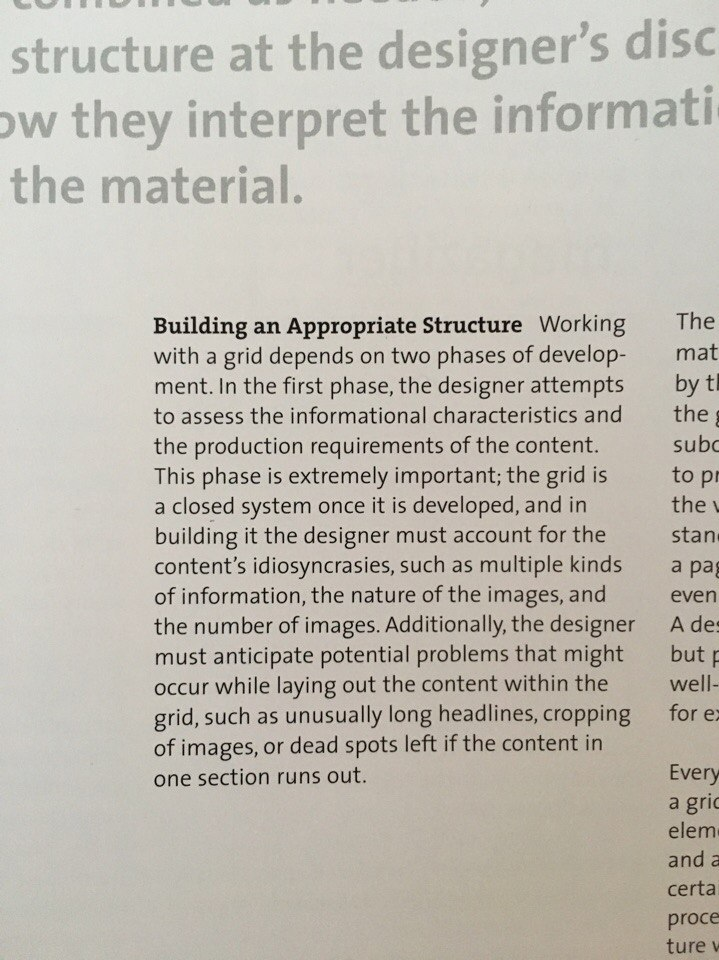
#> input picture 1.jpg, 719 x 960 px
$ python -i doc2text.py   (imports and definitions only)
#> lines starting #> are read from the running program, lines starting #| are printed output that depends on the picture; after the words box and inside, x2 and y2 are one past the last pixel; in counts of white or black regions, pixels touching at a corner belong together
#> further down, picture is the input picture: shape (960, 719, 3); mean B, G, R 178.9, 188, 192.4
# coding=utf-8

import os
import traceback
import sys

import cv2
import numpy as np
from PIL import Image
from scipy.ndimage.filters import rank_filter
#import pytesseract


class Page(object):
    # [42 lines left out: functions __init__, crop, deskew, extract_text, save, not called in this run]


def auto_canny(image, sigma=0.33):
#> called with sigma = 0.33
    v = np.median(image)
#> v = 195
    lower = int(max(0, (1.0 - sigma) * v))
#> lower = 130
    upper = int(min(255, (1.0 + sigma) * v))
#> upper = 255
    edged = cv2.Canny(image, lower, upper, True)
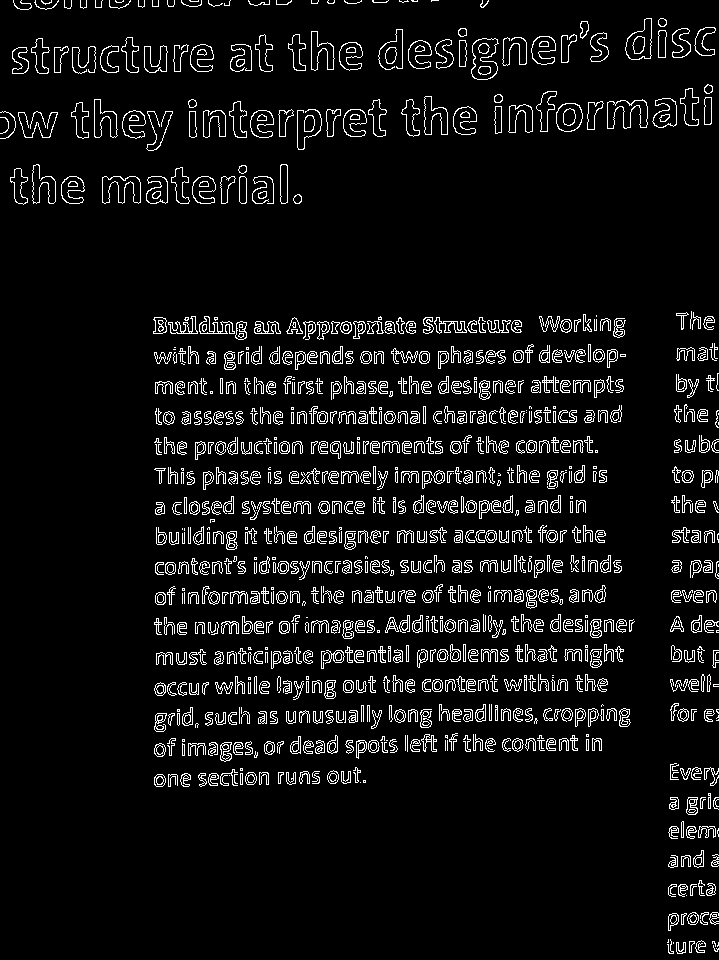
#> edged: shape (960, 719); 6.8% white in thin lines or dots
    return edged


def dilate(image, kernel, iterations):
    dilated_image = cv2.dilate(image, kernel, iterations=iterations)
    return dilated_image


# [69 lines left out: functions downscale_image, find_components, find_likely_rectangles, make_box, rect_union, not called in this run]


def rect_area(crop):
    x1, y1, x2, y2 = crop
    return max(0, x2 - x1) * max(0, y2 - y1)


# [86 lines left out: functions crop_image, reduce_noise_raw, reduce_noise_edges, rects_are_vertical, find_final_crop, process_image, not called in this run]


def rad_to_deg(theta):
    return theta * 180 / np.pi


# [8 lines left out: function rotate, not called in this run]


def estimate_skew(image):
    edges = auto_canny(image)
    lines = cv2.HoughLines(edges, 1, np.pi / 90, 200)
#> lines = [[562, 1.57], [622, 1.57], [631, 1.57]]
    new = edges.copy()

    thetas = []

    for line in lines:
        for rho, theta in line:
            a = np.cos(theta)
            b = np.sin(theta)
            x0 = a * rho
            y0 = b * rho
            x1 = int(x0 + 1000 * (-b))
            y1 = int(y0 + 1000 * (a))
            x2 = int(x0 - 1000 * (-b))
            y2 = int(y0 - 1000 * (a))
            if theta > np.pi / 3 and theta < np.pi * 2 / 3:
                thetas.append(theta)
                new = cv2.line(new, (x1, y1), (x2, y2), (255, 255, 255), 1)
#> this loop made 3 passes
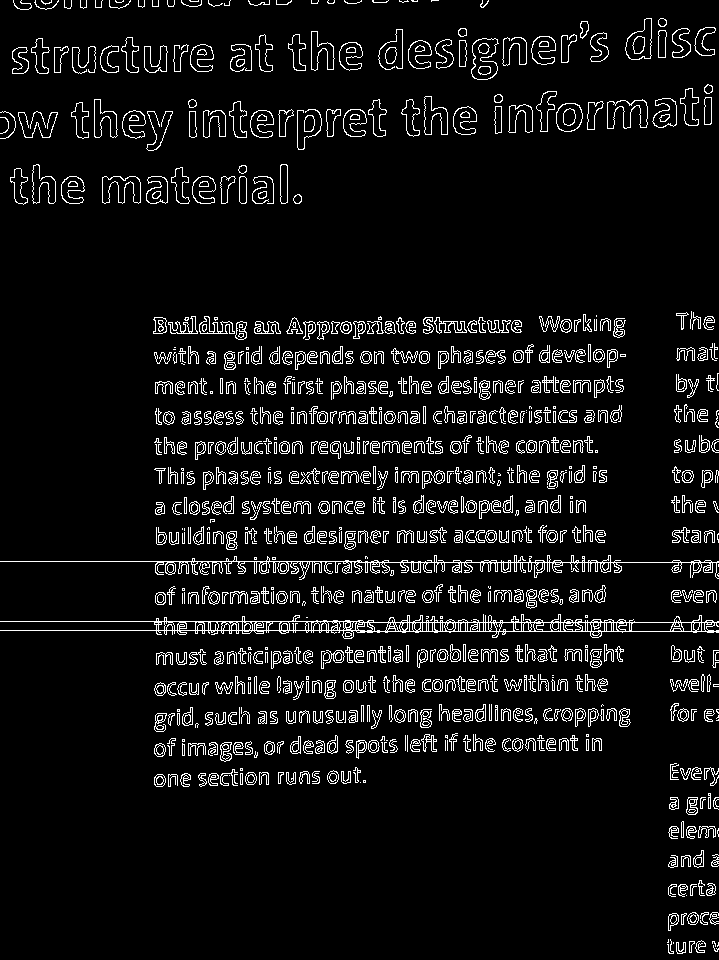
#> new: shape (960, 719); 7.1% white in thin lines or dots
#> after the loop, thetas = [1.57, 1.57, 1.57]

    theta_mean = np.mean(thetas)
#> theta_mean = 1.57
    theta = rad_to_deg(theta_mean) if len(thetas) > 0 else 0
#> theta = 90

    return theta


def compute_skew(theta):
    # We assume a perfectly aligned page has lines at theta = 90 deg
#> called with theta = 90
    diff = 90 - theta
#> diff = -2.5e-06

    # We want to reverse the difference.
    return -diff


def process_skewed_crop(image):
    theta = compute_skew(estimate_skew(image))
#> theta = 2.5e-06
#> (the run stopped early here; a loop or call above may not have finished)

$ run again, on 10.jpg
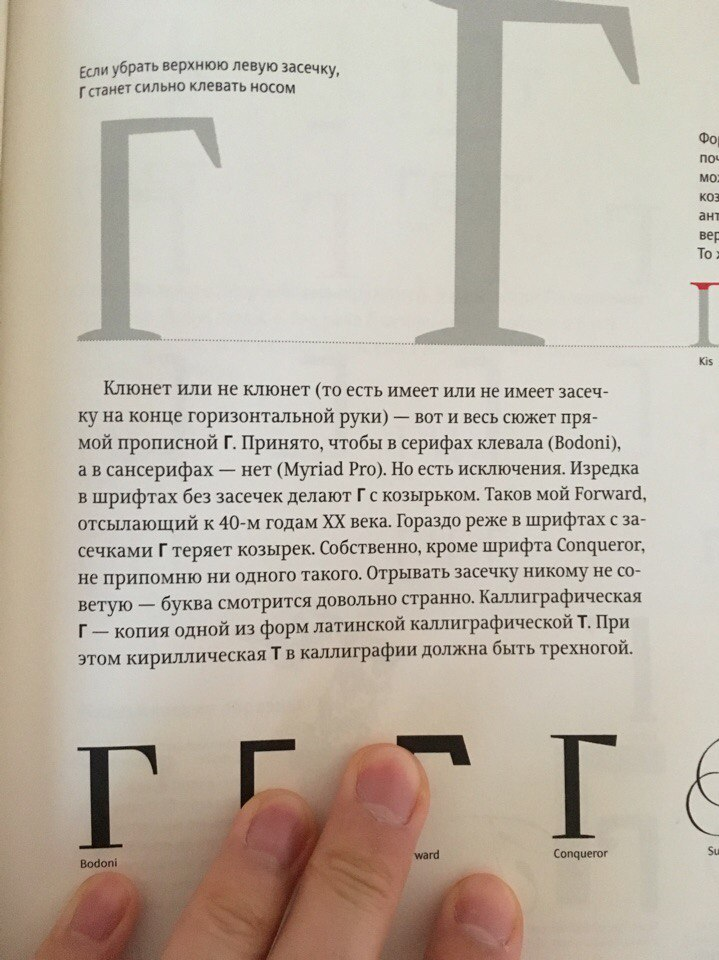
#> input picture 10.jpg, 719 x 960 px
#> picture is the input picture: shape (960, 719, 3); mean B, G, R 169, 181.6, 191.2
#> v = 198
#> lower = 132
#> upper = 255
#> in auto_canny, `edged = cv2.Canny(image, lower, upper, True)`:
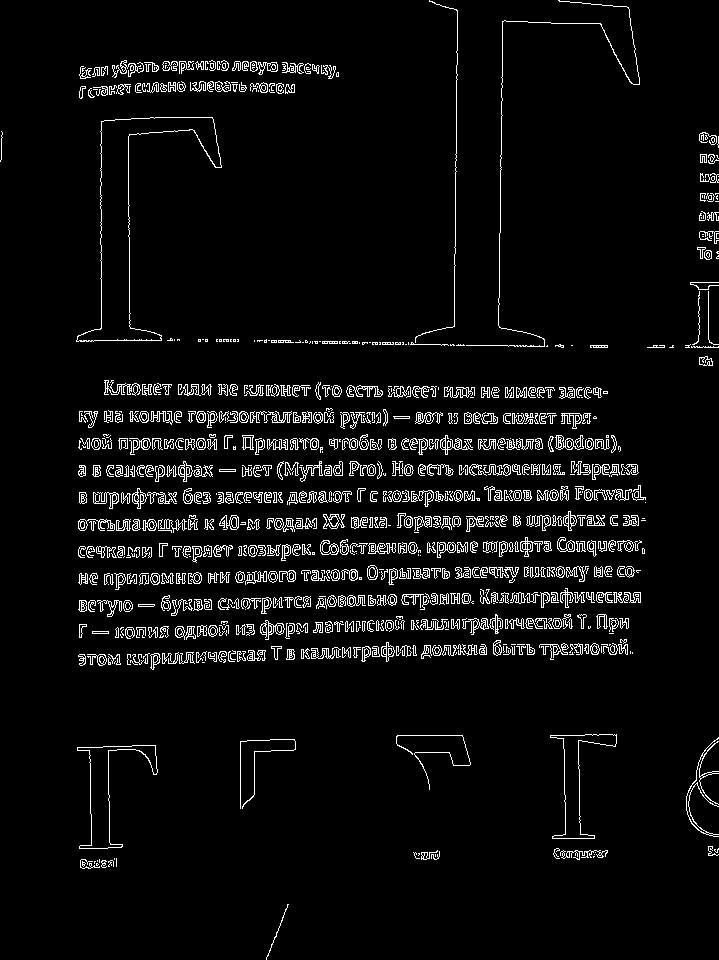
#> edged: shape (960, 719); 5.1% white in thin lines or dots
#> lines = 27 rows, first 8: [654, 1.57], [439, 1.57], [447, 1.57], [494, 1.57], [474, 1.57], [602, 1.57], [467, 1.57], [600, 1.57]
#> the loop in estimate_skew, `for line in lines:` made 27 passes
#> after the loop in estimate_skew, `for line in lines:`:
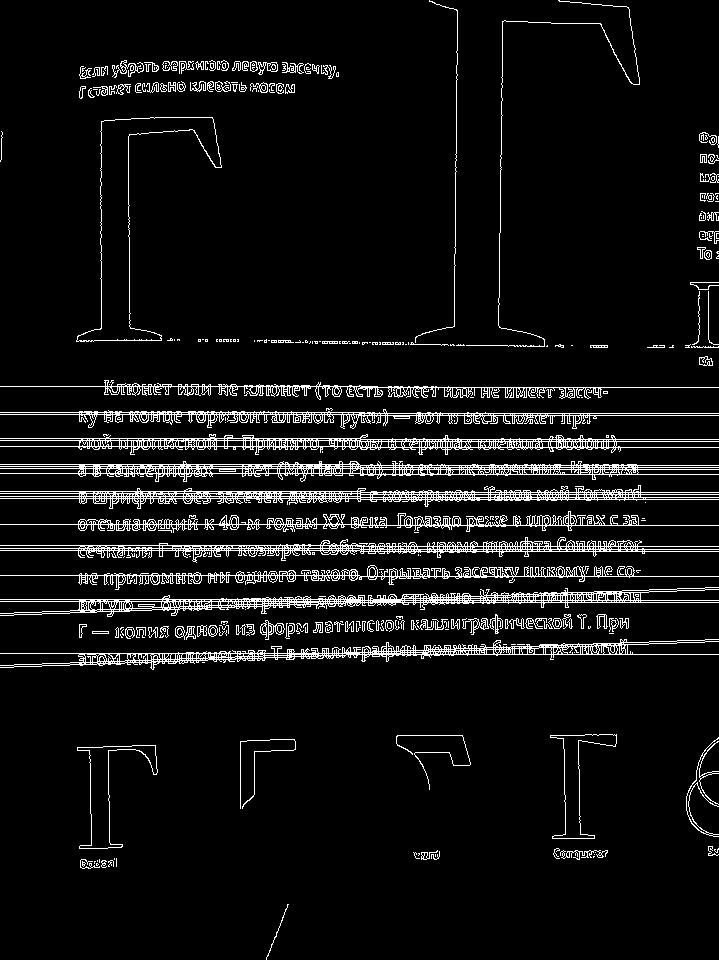
#> new: shape (960, 719); 7% white in thin lines or dots
#> after the loop in estimate_skew, `for line in lines:`: thetas = 26 values, max 1.57 at index 0, min 1.54 at index 16, mean 1.57
#> theta_mean = 1.57
#> in estimate_skew, `theta = rad_to_deg(theta_mean) if len(thetas) > 0 else 0`: theta = 89.69
#> diff = 0.308
#> in process_skewed_crop, `theta = compute_skew(estimate_skew(image))`: theta = -0.308

$ run again, on 2.jpg
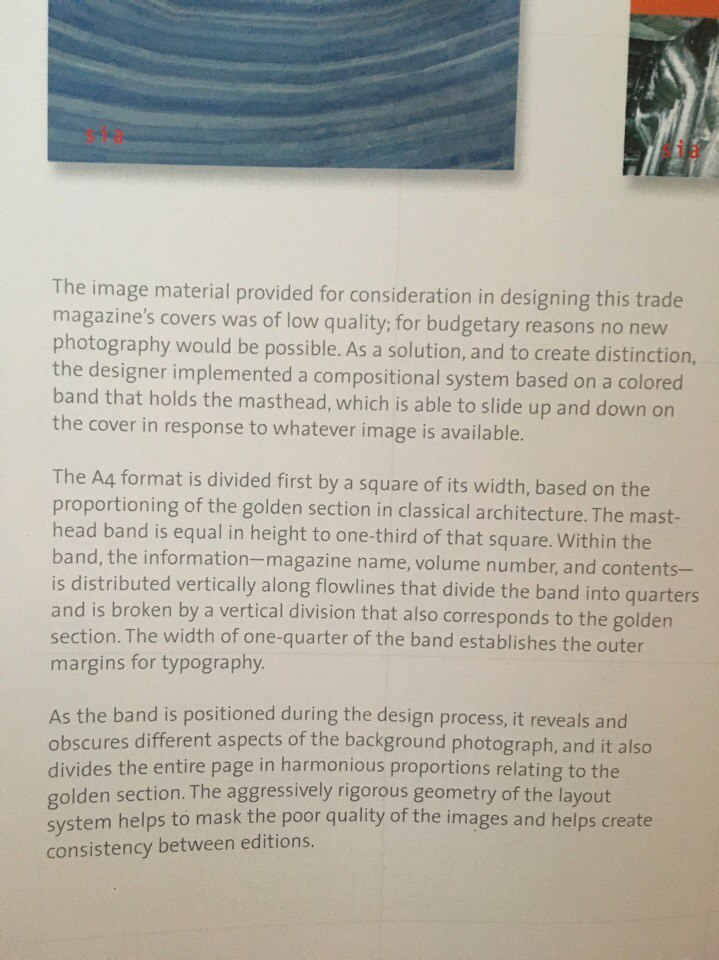
#> input picture 2.jpg, 719 x 960 px
#> picture is the input picture: shape (960, 719, 3); mean B, G, R 162.8, 173.9, 177.9
#> v = 182
#> lower = 121
#> upper = 242
#> in auto_canny, `edged = cv2.Canny(image, lower, upper, True)`:
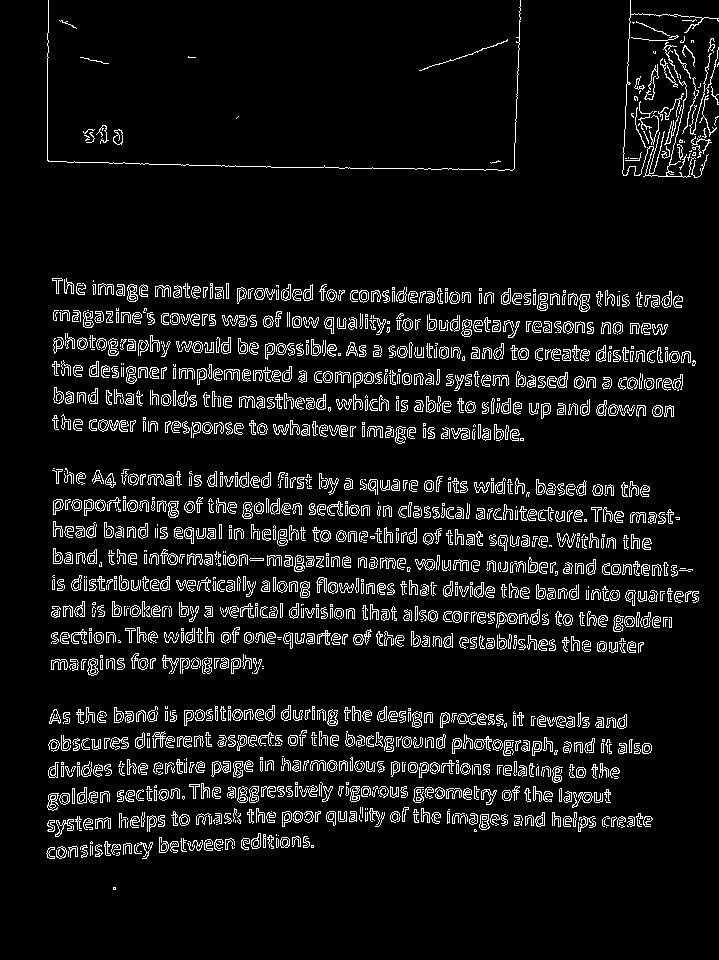
#> edged: shape (960, 719); 7.9% white in thin lines or dots, all inside (x1, y1, x2, y2) = (46, 0, 719, 890)
#> lines = 32 rows, first 8: [364, 1.61], [280, 1.61], [337, 1.61], [577, 1.61], [616, 1.57], [549, 1.61], [745, 1.57], [390, 1.61]
#> the loop in estimate_skew, `for line in lines:` made 32 passes
#> after the loop in estimate_skew, `for line in lines:`:
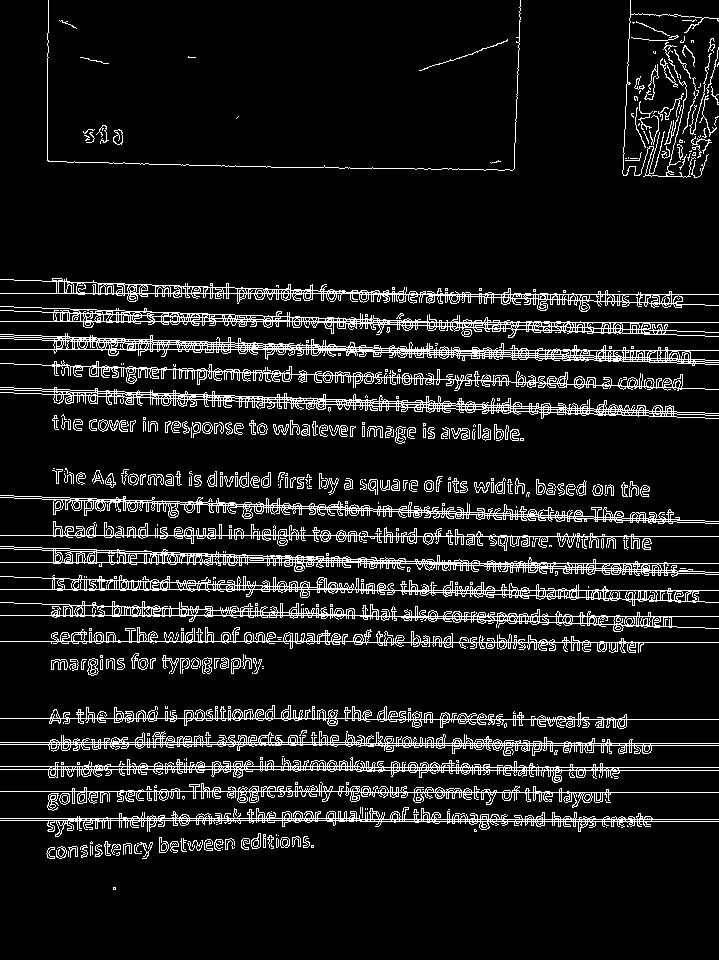
#> new: shape (960, 719); 10.3% white in thin lines or dots
#> after the loop in estimate_skew, `for line in lines:`: thetas = 32 values, max 1.61 at index 0, min 1.57 at index 4, mean 1.59
#> theta_mean = 1.59
#> in estimate_skew, `theta = rad_to_deg(theta_mean) if len(thetas) > 0 else 0`: theta = 91
#> diff = -1
#> in process_skewed_crop, `theta = compute_skew(estimate_skew(image))`: theta = 1

$ run again, on 3.jpg
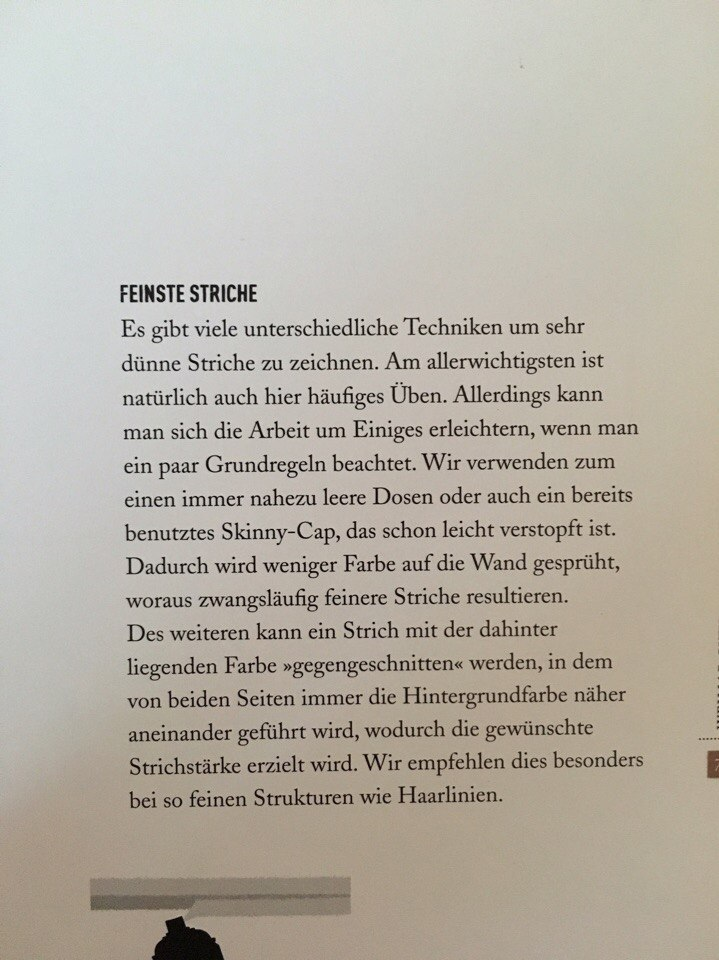
#> input picture 3.jpg, 719 x 960 px
#> picture is the input picture: shape (960, 719, 3); mean B, G, R 167.7, 178, 183.6
#> v = 184
#> lower = 123
#> upper = 244
#> in auto_canny, `edged = cv2.Canny(image, lower, upper, True)`:
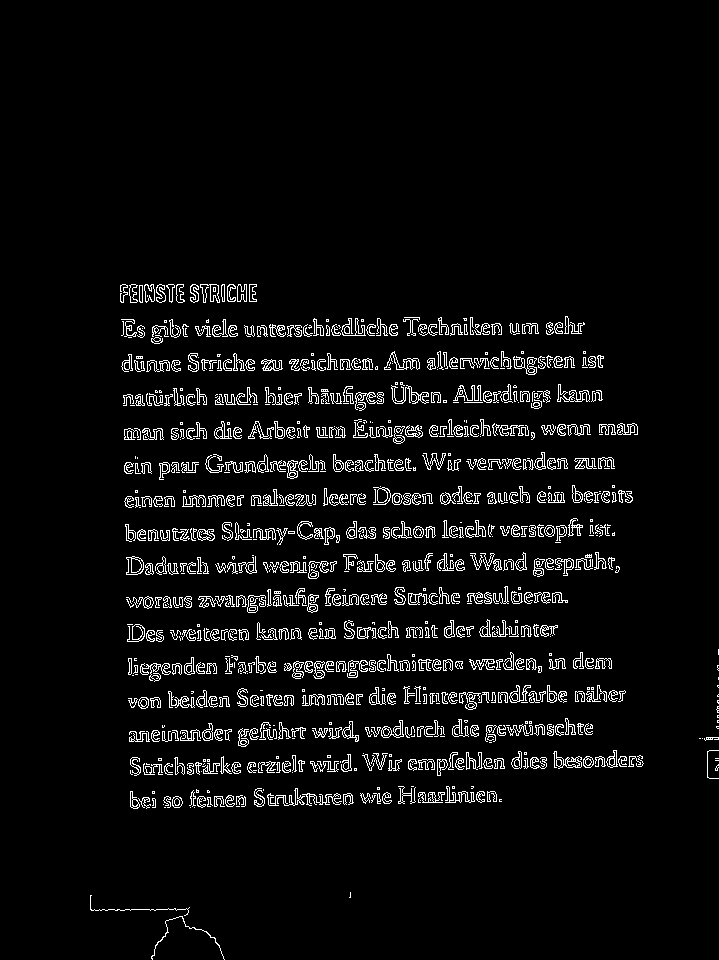
#> edged: shape (960, 719); 5% white in thin lines or dots, all inside (x1, y1, x2, y2) = (90, 284, 719, 960)
#> lines = None
#> after the loop in estimate_skew, `for line in lines:`: thetas = []
